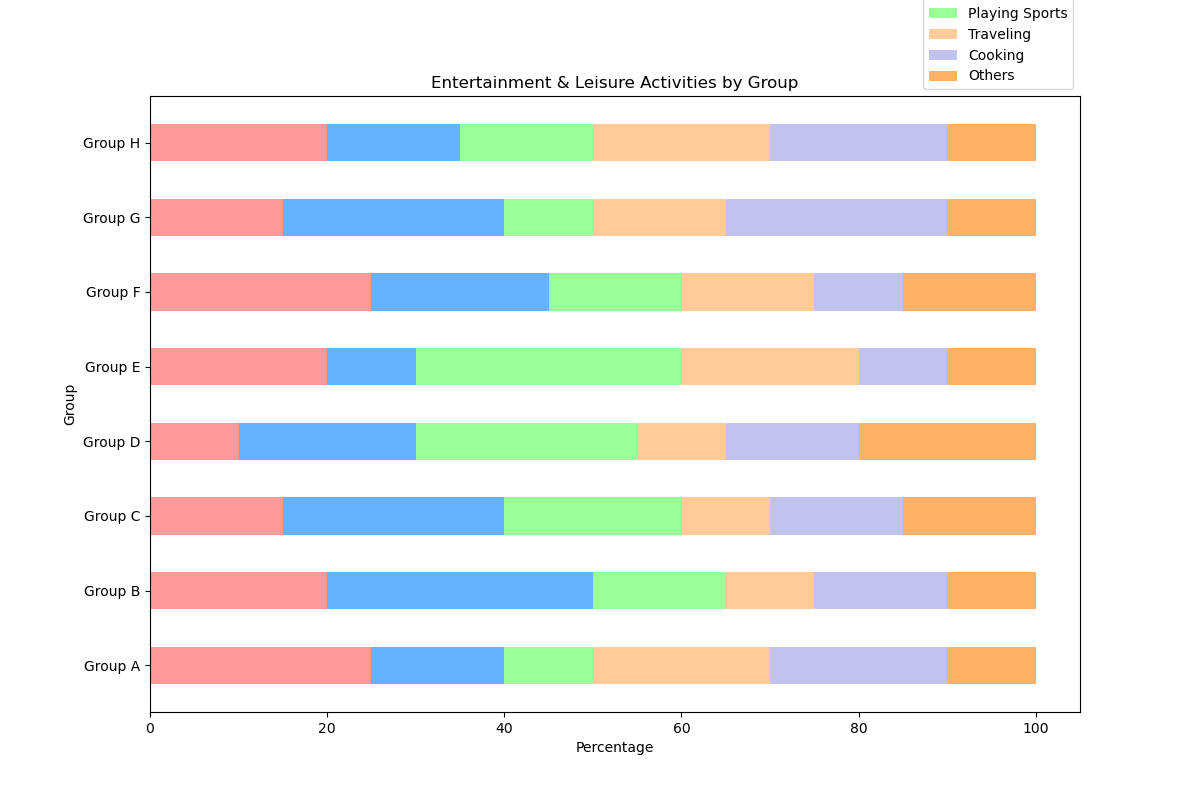

Here is the Python script that generated this plot:

import matplotlib.pyplot as plt
import numpy as np

# Data
labels = ['Group A', 'Group B', 'Group C', 'Group D', 'Group E', 'Group F', 'Group G', 'Group H']
reading = [25, 20, 15, 10, 20, 25, 15, 20]
watching_tv = [15, 30, 25, 20, 10, 20, 25, 15]
playing_sports = [10, 15, 20, 25, 30, 15, 10, 15]
traveling = [20, 10, 10, 10, 20, 15, 15, 20]
cooking = [20, 15, 15, 15, 10, 10, 25, 20]
others = [10, 10, 15, 20, 10, 15, 10, 10]

data = np.array([reading, watching_tv, playing_sports, traveling, cooking, others])
data_cum = data.cumsum(axis=0)

# Colors
colors = ['#FF9999', '#66B2FF', '#99FF99', '#FFCC99', '#C2C2F0', '#FFB266']

# Plotting
fig, ax = plt.subplots(figsize=(12, 8))
bar_width = 0.5

# Create stacked bars
for i, (colname, color) in enumerate(zip(['Reading', 'Watching TV', 'Playing Sports', 'Traveling', 'Cooking', 'Others'], colors)):
    widths = data[i]
    starts = data_cum[i] - widths
    ax.barh(labels, widths, left=starts, height=bar_width, label=colname, color=color)

# Add legend
ax.legend(loc='lower right', bbox_to_anchor=(1.0, 1.0))

# Add title and labels
ax.set_title('Entertainment & Leisure Activities by Group')
ax.set_xlabel('Percentage')
ax.set_ylabel('Group')

plt.show()
